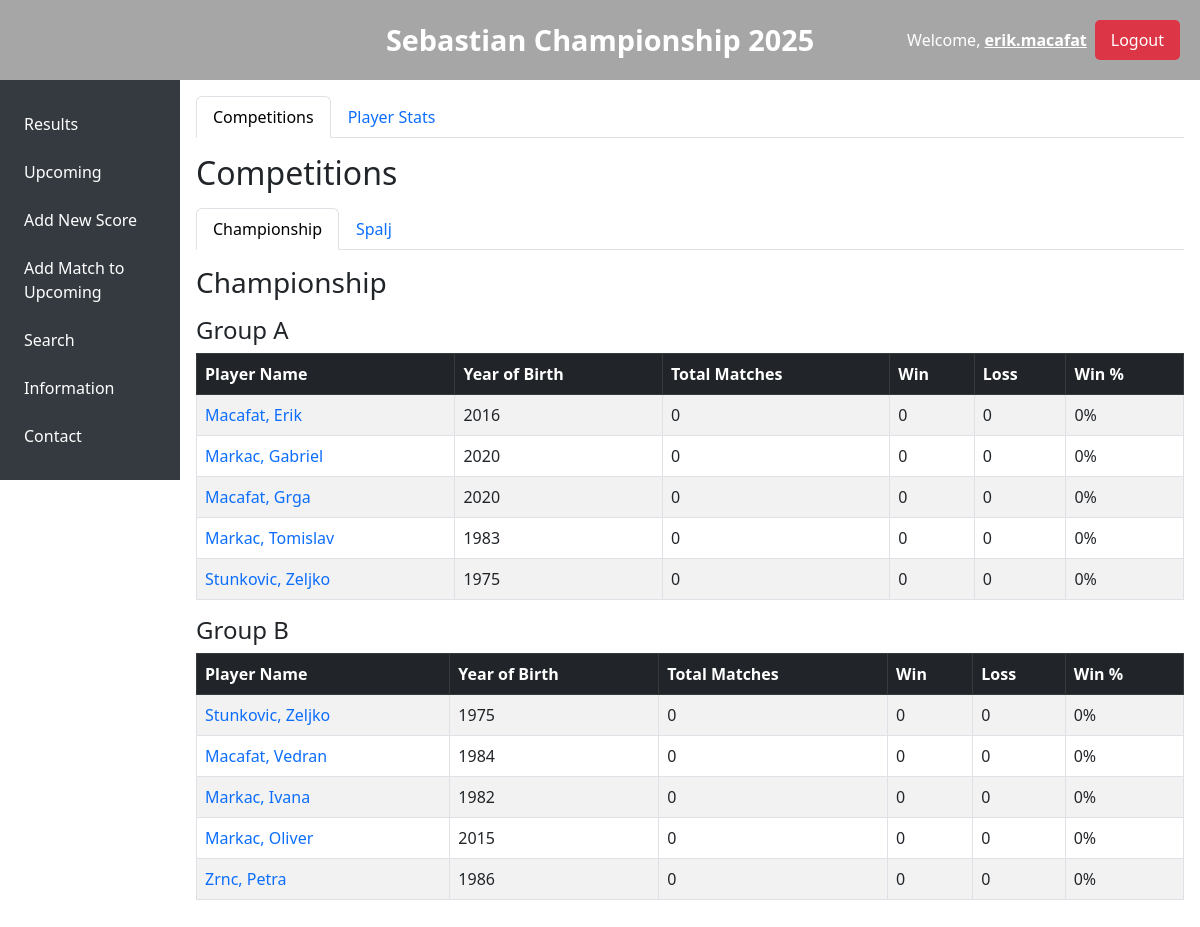
Screenshot of / (signed in) with the database file from the repository.
### app.py (models this page shows, shortened)
class User(db.Model):
    id = db.Column(db.Integer, primary_key=True)
    first_name = db.Column(db.String(80), nullable=False)
    last_name = db.Column(db.String(80), nullable=False)
    username = db.Column(db.String(80), unique=True, nullable=False)
    password = db.Column(db.String(120), nullable=False)
    email = db.Column(db.String(120), unique=True, nullable=False)
    phone = db.Column(db.String(20), nullable=False)
    birth_year = db.Column(db.Integer, nullable=False)
    handedness = db.Column(db.String(10), nullable=False)
    role = db.Column(db.String(20), nullable=False, default='user')
    participant = db.Column(db.Boolean, nullable=False, default=False)

class Competition(db.Model):
    id = db.Column(db.Integer, primary_key=True)
    name = db.Column(db.String(120), nullable=False)
    num_groups = db.Column(db.Integer, nullable=False)
    max_players = db.Column(db.Integer, nullable=False)

### app.py (the view)
@app.route('/')
def home():
    if 'username' in session:
        competitions = Competition.query.order_by(Competition.id).all()
        assignments = {}
        for a in CompetitionAssignment.query.all():
            assignments.setdefault(a.competition_id, {}).setdefault(a.group_index, []).append(a)
        all_possible_players = [
            {"id": user.id, "first_name": user.first_name, "last_name": user.last_name, "username": user.username, "birth_year": user.birth_year}
            for user in User.query.order_by(User.last_name, User.first_name).all()
        ]
        return render_template('landing_page.html', competitions=competitions,
                               assignments=assignments, all_possible_players=all_possible_players)
    return redirect(url_for('login'))

### templates/landing_page.html (shortened to what this page needs)
{% extends "base.html" %}
{% block content %}
<ul class="nav nav-tabs" id="landingTabs" role="tablist">
  <li class="nav-item" role="presentation">
    <button class="nav-link active" id="competitions-tab" data-bs-toggle="tab" data-bs-target="#competitions" type="button" role="tab" aria-controls="competitions" aria-selected="true">
      Competitions
    </button>
  </li>
  <li class="nav-item" role="presentation">
    <button class="nav-link" id="playerstats-tab" data-bs-toggle="tab" data-bs-target="#playerstats" type="button" role="tab" aria-controls="playerstats" aria-selected="false">
      Player Stats
    </button>
  </li>
</ul>
<div class="tab-content mt-3" id="landingTabsContent">
  <div class="tab-pane fade show active" id="competitions" role="tabpanel" aria-labelledby="competitions-tab">
    <h2>Competitions</h2>
    {% if competitions %}
      <ul class="nav nav-tabs mt-3" id="compNestedTabs" role="tablist">
        {% for comp in competitions %}
          <li class="nav-item" role="presentation">
            <button class="nav-link {% if loop.first %}active{% endif %}" id="comp-{{ comp.id }}-subtab" data-bs-toggle="tab" data-bs-target="#comp-{{ comp.id }}-sub" type="button" role="tab" aria-controls="comp-{{ comp.id }}-sub" aria-selected="{% if loop.first %}true{% else %}false{% endif %}">
              {{ comp.name }}
            </button>
          </li>
        {% endfor %}
      </ul>
      <div class="tab-content mt-3" id="compNestedTabsContent">
        {% for comp in competitions %}
          <div class="tab-pane fade {% if loop.first %}show active{% endif %}" id="comp-{{ comp.id }}-sub" role="tabpanel" aria-labelledby="comp-{{ comp.id }}-subtab">
            <h3 class="mb-3">{{ comp.name }}</h3>
            {% set groupLetters = "ABCDEFGHIJKLMNOPQRSTUVWXYZ" %}
            {% for i in range(comp.num_groups) %}
              {% set groupName = "Group " ~ groupLetters[i] %}
              <h4>{{ groupName }}</h4>
              <table class="table table-striped table-bordered" style="width: 100%; margin-bottom: 1rem;">
                <thead class="table-dark">
                  <tr>
                    <th>Player Name</th>
                    <th>Year of Birth</th>
                    <th>Total Matches</th>
                    <th>Win</th>
                    <th>Loss</th>
                    <th>Win %</th>
                  </tr>
                </thead>
                <tbody>
                  {% set assignments_for_group = assignments.get(comp.id, {}).get(i, []) %}
                  {% for r in range(comp.max_players) %}
                    {% if r < assignments_for_group|length %}
                      {% set assign = assignments_for_group[r] %}
                      {% set assigned_player = (all_possible_players | selectattr("id", "equalto", assign.user_id) | list)[0] %}
                      <tr>
                        <td>
                          <a href="{{ url_for('profile_by_username', username=assigned_player.username) }}" style="text-decoration: none;">
                            {{ assigned_player.last_name }}, {{ assigned_player.first_name }}
                          </a>
                        </td>
                        <td>{{ assigned_player.birth_year }}</td>
                        <td>0</td>
                        <td>0</td>
                        <td>0</td>
                        <td>0%</td>
                      </tr>
                    {% else %}
                      <tr>
                        <td colspan="6" class="text-center">Empty Slot</td>
                      </tr>
                    {% endif %}
                  {% endfor %}
                </tbody>
              </table>
            {% endfor %}
          </div>
        {% endfor %}
      </div>
    {% else %}
      <p>No competitions available.</p>
    {% endif %}
  </div>
</div>
{% endblock %}

### templates/base.html (shortened to what this page needs)
<!DOCTYPE html>
<html lang="en">
<head>
  <link href="https://cdn.jsdelivr.net/npm/bootstrap@5.3.0/dist/css/bootstrap.min.css" rel="stylesheet">
  <link rel="stylesheet" href="https://cdnjs.cloudflare.com/ajax/libs/font-awesome/6.0.0/css/all.min.css">
  <link rel="stylesheet" href="{{ url_for('static', filename='css/style.css') }}">
</head>
<body>
  <div class="header-container" style="position: fixed; top: 0; left: 0; right: 0; height: 80px; background: url('https://images.unsplash.com/photo-1605875200273-a63d6a51f9e1?ixlib=rb-1.2.1&amp;auto=format&amp;fit=crop&amp;w=1600&amp;q=80') no-repeat center center/cover; color: #fff; z-index: 1050;">
    <div class="header-title" style="text-align: center; line-height: 80px; font-size: 1.8rem; font-weight: bold;">
      Sebastian Championship 2025
    </div>
    <div class="user-info" style="position: absolute; top: 20px; right: 20px; display: flex; align-items: center; gap: 0.5rem; font-size: 1rem;">
      <span>Welcome, <strong><a href="{{ url_for('profile') }}" style="color: #fff; text-decoration: underline;">{{ session.get('username') }}</a></strong></span>
      <a href="{{ url_for('logout') }}" class="logout-btn" style="background-color: #dc3545; border: none; padding: 0.5rem 1rem; color: #fff; border-radius: 5px; cursor: pointer; font-size: 1rem; text-decoration: none;">Logout</a>
    </div>
  </div>
  <div class="left-menu" style="position: fixed; top: 80px; left: 0; width: 180px; background-color: #343a40; padding: 1rem; overflow-y: auto; z-index: 1040;">
    <a href="#" style="display: block; color: #fff; text-decoration: none; margin: 0.5rem 0; padding: 0.5rem; border-radius: 5px;">Results</a>
    <a href="#" style="display: block; color: #fff; text-decoration: none; margin: 0.5rem 0; padding: 0.5rem; border-radius: 5px;">Upcoming</a>
    <a href="#" style="display: block; color: #fff; text-decoration: none; margin: 0.5rem 0; padding: 0.5rem; border-radius: 5px;">Add New Score</a>
    <a href="#" style="display: block; color: #fff; text-decoration: none; margin: 0.5rem 0; padding: 0.5rem; border-radius: 5px;">Add Match to Upcoming</a>
    <a href="#" style="display: block; color: #fff; text-decoration: none; margin: 0.5rem 0; padding: 0.5rem; border-radius: 5px;">Search</a>
    <a href="#" style="display: block; color: #fff; text-decoration: none; margin: 0.5rem 0; padding: 0.5rem; border-radius: 5px;">Information</a>
    <a href="#" style="display: block; color: #fff; text-decoration: none; margin: 0.5rem 0; padding: 0.5rem; border-radius: 5px;">Contact</a>
  </div>
  <div style="position: absolute; top: 80px; left: 180px; right: 0; padding: 1rem;">
    {% block content %}{% endblock %}
  </div>
</body>
</html>

### static/css/style.css (style rules this page uses)
* { box-sizing: border-box; }
body { margin: 0; background-color: #fff; }
@media (min-width: 768px) { .left-menu { display: block; } }
.header-container { position: fixed; top: 0; left: 0; right: 0; height: 80px; background: url('https://images.unsplash.com/photo-1605875200273-a63d6a51f9e1?ixlib=rb-1.2.1&auto=format&fit=crop&w=1600&q=80') no-repeat center center/cover; z-index: 1050; color: #fff; }
.header-container::before { content: ""; position: absolute; top: 0; left: 0; right: 0; bottom: 0; background: rgba(0, 0, 0, 0.35); z-index: 0; }
.header-title { position: relative; z-index: 1; text-align: center; line-height: 80px; font-size: 1.8rem; font-weight: bold; margin: 0; }
.user-info { position: absolute; top: 20px; right: 20px; z-index: 2; display: flex; align-items: center; gap: 0.5rem; font-size: 1rem; color: #fff; }
.logout-btn { background-color: #dc3545; border: none; padding: 0.5rem 1rem; color: #fff; border-radius: 5px; cursor: pointer; text-decoration: none; font-size: 1rem; }
.left-menu { position: fixed; top: 80px; left: 0; width: 150px; background-color: #343a40; padding: 1rem; overflow-y: auto; z-index: 1040; }
.left-menu a { display: block; color: #fff; text-decoration: none; margin: 0.5rem 0; padding: 0.5rem; border-radius: 5px; }

### rows the page displays
User: get "erik.macafat", last_name "Macafat", first_name "Erik", birth_year "2016"
Competition: name "Championship", groupName "Group A" "Group B"
Competition: name "Spalj"
User: last_name "Markac", first_name "Gabriel", birth_year "2020"
User: last_name "Macafat", first_name "Grga", birth_year "2020"
User: last_name "Markac", first_name "Tomislav", birth_year "1983"
User: last_name "Stunkovic" "Stunkovic", first_name "Zeljko" "Zeljko", birth_year "1975" "1975"
User: last_name "Macafat", first_name "Vedran", birth_year "1984"
User: last_name "Markac", first_name "Ivana", birth_year "1982"
User: last_name "Markac", first_name "Oliver", birth_year "2015"
User: last_name "Zrnc", first_name "Petra", birth_year "1986"
